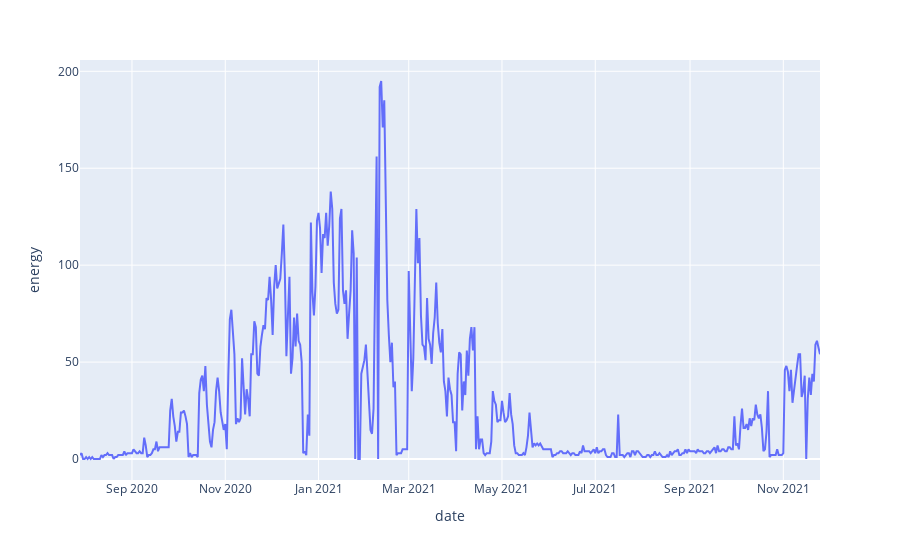

Source (notebook cell):
### Code cell
fig = px.line(gaz, x='date', y='energy')
fig.show()

### Figure 1 — Plotly figure (JSON) as saved in the notebook; plotly's stock layout.template omitted (floating-point values rounded to 4 significant figures; data arrays with more than 128 entries replaced by an {"elided": "..."} marker saying what was removed)
{"data": [{"hovertemplate": "date=%{x}<br>energy=%{y}<extra></extra>", "legendgroup": "", "line": {"color": "#636efa", "dash": "solid"}, "mode": "lines", "name": "", "orientation": "v", "showlegend": false, "type": "scatter", "x": {"elided": "485 str values"}, "xaxis": "x", "y": {"elided": "485 int values"}, "yaxis": "y"}], "layout": {"legend": {"tracegroupgap": 0}, "margin": {"t": 60}, "xaxis": {"anchor": "y", "domain": [0, 1], "title": {"text": "date"}}, "yaxis": {"anchor": "x", "domain": [0, 1], "title": {"text": "energy"}}}}
